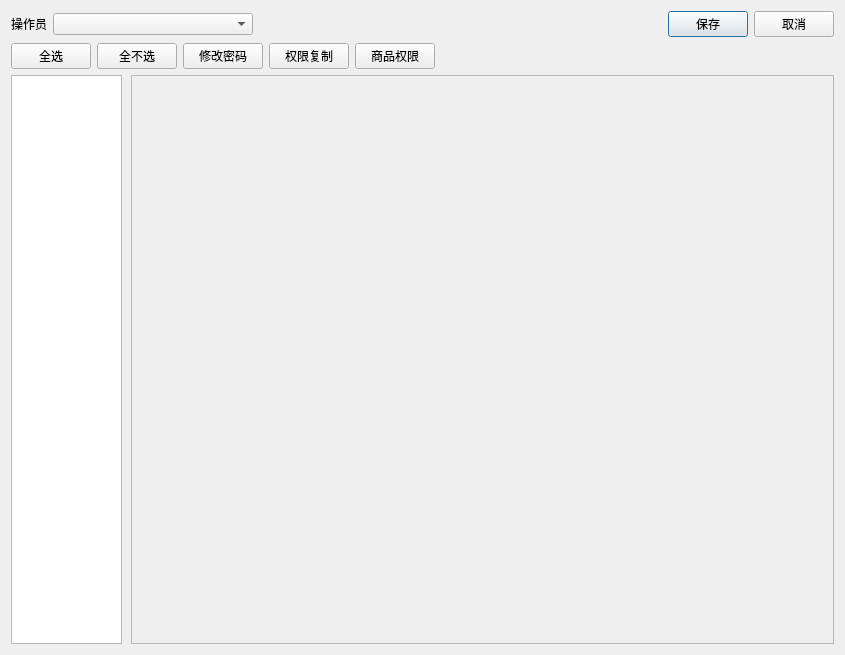
<?xml version="1.0" encoding="UTF-8"?>
<ui version="4.0">
 <class>w_sys_manage_operatorright</class>
 <widget class="QDialog" name="w_sys_manage_operatorright">
  <property name="geometry">
   <rect>
    <x>0</x>
    <y>0</y>
    <width>845</width>
    <height>655</height>
   </rect>
  </property>
  <property name="windowTitle">
   <string>Dialog</string>
  </property>
  <layout class="QVBoxLayout" name="verticalLayout_3">
   <item>
    <layout class="QHBoxLayout" name="horizontalLayout">
     <item>
      <widget class="QLabel" name="label_operator">
       <property name="text">
        <string>操作员</string>
       </property>
      </widget>
     </item>
     <item>
      <widget class="lds_ComboBox" name="comboBox_operator">
       <property name="minimumSize">
        <size>
         <width>200</width>
         <height>0</height>
        </size>
       </property>
      </widget>
     </item>
     <item>
      <spacer name="horizontalSpacer">
       <property name="orientation">
        <enum>Qt::Horizontal</enum>
       </property>
       <property name="sizeHint" stdset="0">
        <size>
         <width>40</width>
         <height>20</height>
        </size>
       </property>
      </spacer>
     </item>
     <item>
      <widget class="lds_toolbar_button" name="pushButton_ok">
       <property name="text">
        <string>保存</string>
       </property>
       <property name="outer_stylesheet" stdset="0">
        <string>pushbutton</string>
       </property>
      </widget>
     </item>
     <item>
      <widget class="lds_toolbar_button" name="pushButton_cancel">
       <property name="text">
        <string>取消</string>
       </property>
       <property name="outer_stylesheet" stdset="0">
        <string>pushbutton</string>
       </property>
      </widget>
     </item>
    </layout>
   </item>
   <item>
    <layout class="QHBoxLayout" name="horizontalLayout_3">
     <item>
      <widget class="lds_toolbar_button" name="pushButton_selectall">
       <property name="text">
        <string>全选</string>
       </property>
       <property name="outer_stylesheet" stdset="0">
        <string>pushbutton</string>
       </property>
      </widget>
     </item>
     <item>
      <widget class="lds_toolbar_button" name="pushButton_clearall">
       <property name="text">
        <string>全不选</string>
       </property>
       <property name="outer_stylesheet" stdset="0">
        <string>pushbutton</string>
       </property>
      </widget>
     </item>
     <item>
      <widget class="lds_toolbar_button" name="pushButton_changepwd">
       <property name="text">
        <string>修改密码</string>
       </property>
       <property name="outer_stylesheet" stdset="0">
        <string>pushbutton</string>
       </property>
      </widget>
     </item>
     <item>
      <widget class="lds_toolbar_button" name="pushButton_rightcopy">
       <property name="text">
        <string>权限复制</string>
       </property>
       <property name="outer_stylesheet" stdset="0">
        <string>pushbutton</string>
       </property>
      </widget>
     </item>
     <item>
      <widget class="lds_toolbar_button" name="pushButton_itemright">
       <property name="text">
        <string>商品权限</string>
       </property>
       <property name="outer_stylesheet" stdset="0">
        <string>pushbutton</string>
       </property>
      </widget>
     </item>
     <item>
      <spacer name="horizontalSpacer_2">
       <property name="orientation">
        <enum>Qt::Horizontal</enum>
       </property>
       <property name="sizeHint" stdset="0">
        <size>
         <width>40</width>
         <height>20</height>
        </size>
       </property>
      </spacer>
     </item>
    </layout>
   </item>
   <item>
    <layout class="QHBoxLayout" name="horizontalLayout_2">
     <property name="spacing">
      <number>0</number>
     </property>
     <item>
      <widget class="QFrame" name="frame">
       <property name="minimumSize">
        <size>
         <width>120</width>
         <height>0</height>
        </size>
       </property>
       <property name="maximumSize">
        <size>
         <width>120</width>
         <height>16777215</height>
        </size>
       </property>
       <property name="styleSheet">
        <string notr="true">QPushButton{
font-size:14pt;
}

</string>
       </property>
       <layout class="QVBoxLayout" name="verticalLayout">
        <property name="spacing">
         <number>2</number>
        </property>
        <property name="leftMargin">
         <number>0</number>
        </property>
        <property name="topMargin">
         <number>0</number>
        </property>
        <property name="bottomMargin">
         <number>0</number>
        </property>
        <item>
         <widget class="ftableview" name="tableView_list"/>
        </item>
       </layout>
      </widget>
     </item>
     <item>
      <widget class="QFrame" name="frame_2">
       <property name="frameShape">
        <enum>QFrame::StyledPanel</enum>
       </property>
       <property name="frameShadow">
        <enum>QFrame::Raised</enum>
       </property>
       <property name="outer_stylesheet" stdset="0">
        <string>frame_backview</string>
       </property>
       <layout class="QVBoxLayout" name="verticalLayout_2">
        <item>
         <widget class="QStackedWidget" name="stackedWidget">
          <widget class="QWidget" name="page"/>
          <widget class="QWidget" name="page_2"/>
          <widget class="QWidget" name="page_3"/>
          <widget class="QWidget" name="page_4"/>
          <widget class="QWidget" name="page_5"/>
          <widget class="QWidget" name="page_6"/>
          <widget class="QWidget" name="page_7"/>
         </widget>
        </item>
       </layout>
      </widget>
     </item>
    </layout>
   </item>
  </layout>
 </widget>
 <customwidgets>
  <customwidget>
   <class>lds_toolbar_button</class>
   <extends>QPushButton</extends>
   <header>lds_toolbar_button.h</header>
  </customwidget>
  <customwidget>
   <class>lds_ComboBox</class>
   <extends>QComboBox</extends>
   <header>lds_combobox.h</header>
  </customwidget>
  <customwidget>
   <class>ftableview</class>
   <extends>QTableView</extends>
   <header>ftableview.h</header>
  </customwidget>
 </customwidgets>
 <resources/>
 <connections/>
</ui>
